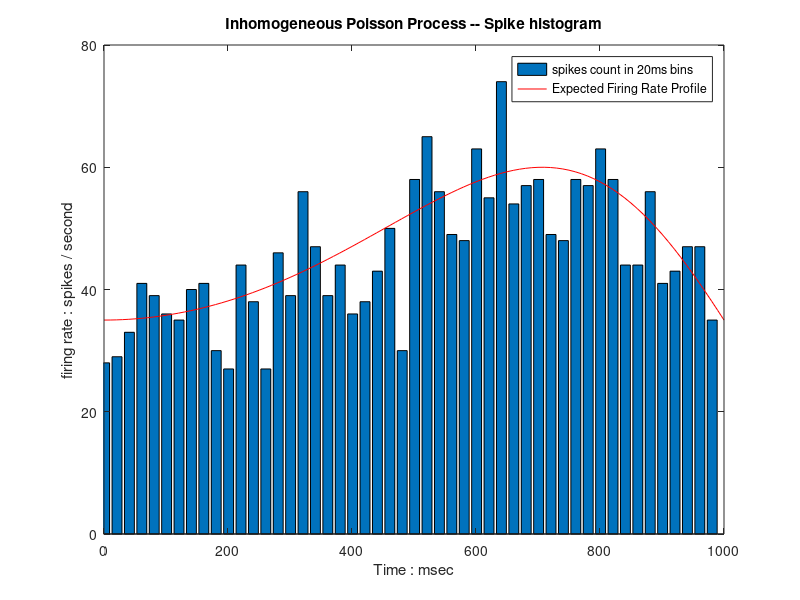

The MATLAB source for this figure:
% EE239AS.2, Spring 2017
% hw3_3_b

% Cong Peng, 904760493

clear all;
r0 = 35; rmax = 60; smax = 90; 
count = [];

for i = 1:8
    for n = 1:50
        lambda = r0 + (rmax - r0)*cosd(((n-1)*20/1000)^2*180-smax);
        count(n) = poissrnd(lambda);
    end
end

bar(1:20:1000, count);
xlim([0, 1000]); ylim([0, 80]);
xlabel('Time : msec'); ylabel('firing rate : spikes / second');
title('Inhomogeneous Poisson Process -- Spike histogram');
hold on;
% Question : Does the spike histogram agree with the expected firing rate
% profile?

t = [0:0.01:1];
expected = r0 + (rmax - r0)*cosd(t.^2*180-smax);
plot([0:10:1000], expected, 'r');
legend('spikes count in 20ms bins','Expected Firing Rate Profile');